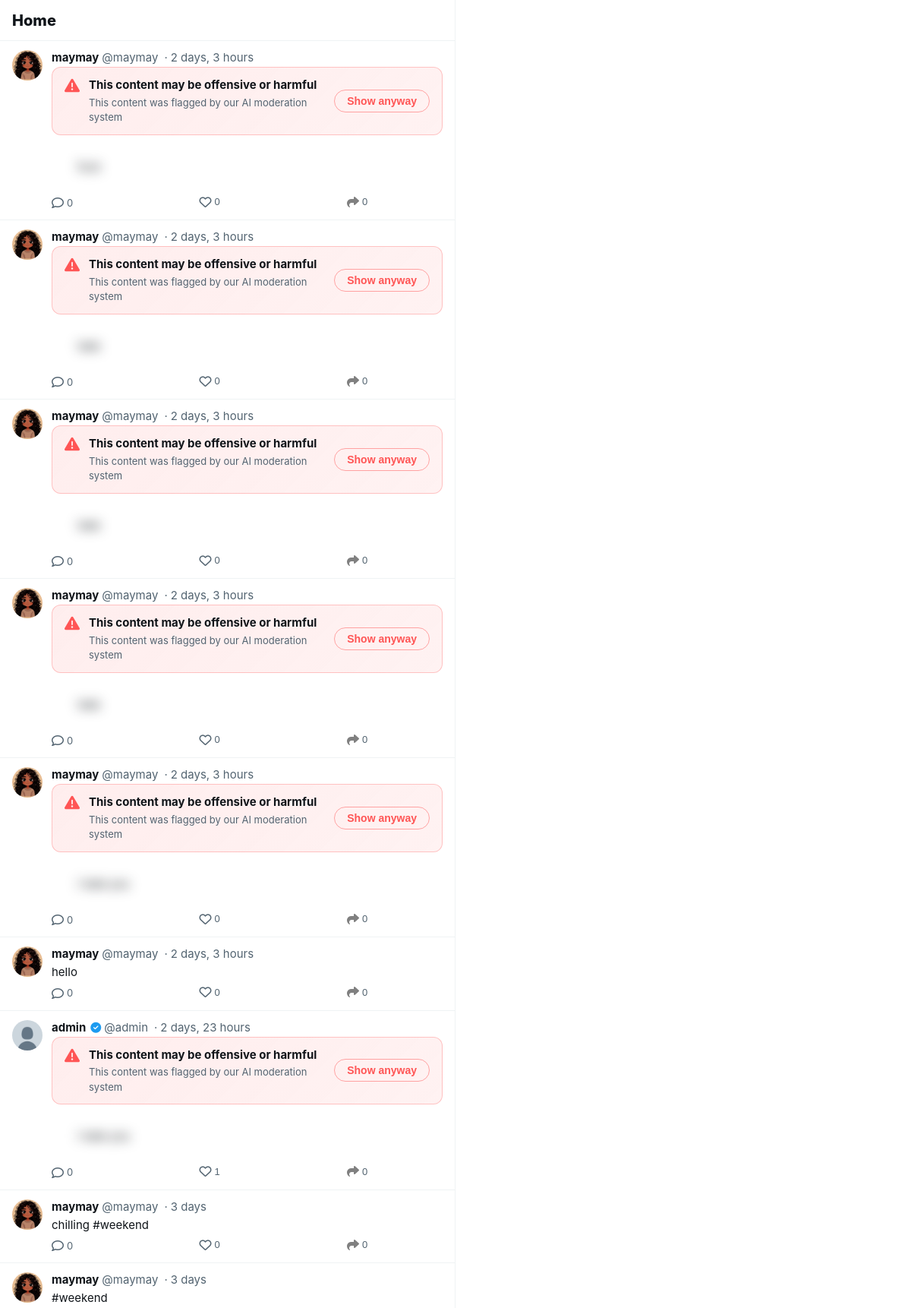
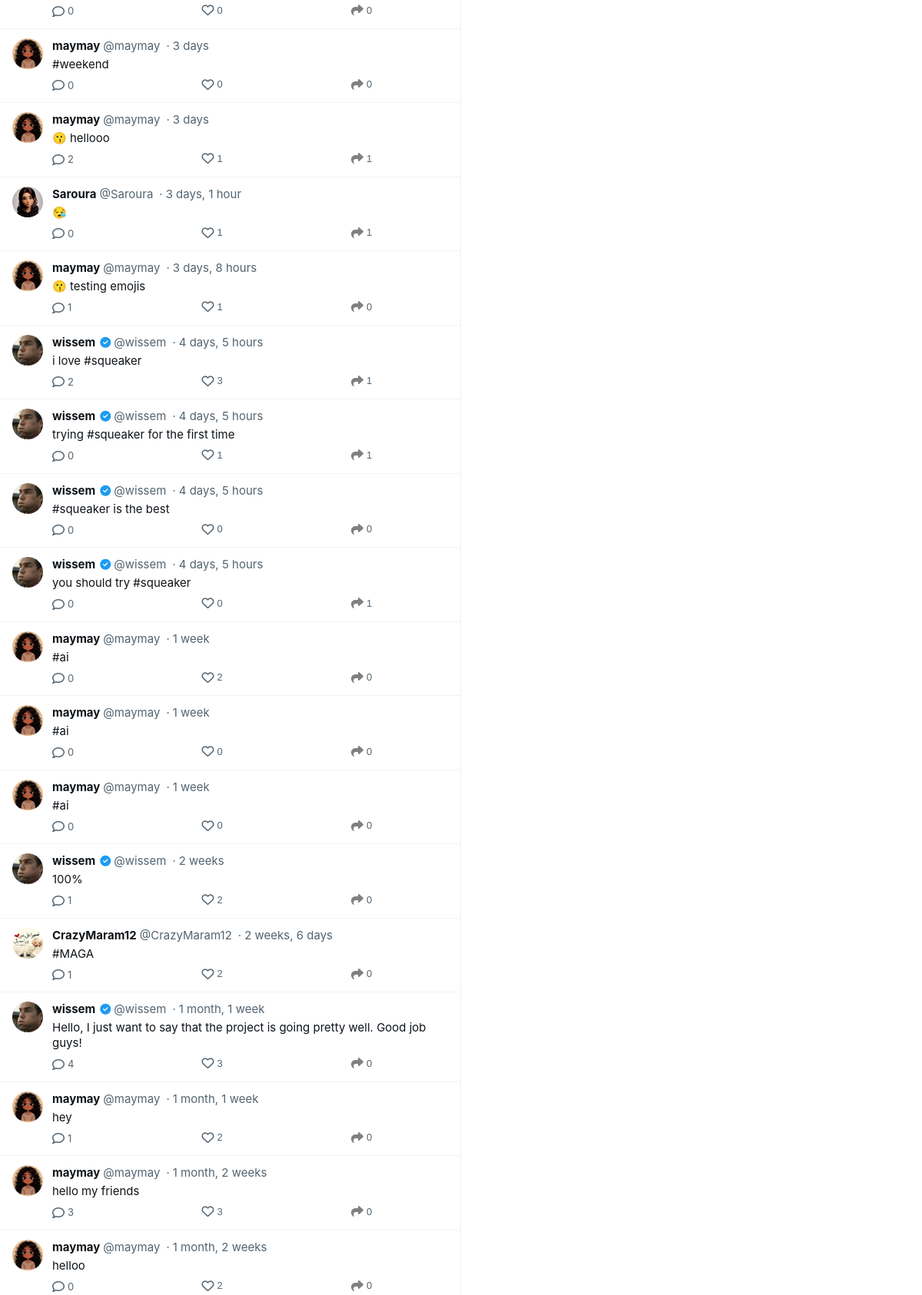
/home/ (upper part), run on the app's committed database (2 pictures, top to bottom).
### musker/models.py (models this page shows, shortened)
class Meep(models.Model):
    user = models.ForeignKey(User, related_name="meeps", on_delete=models.CASCADE)
    body = models.CharField(max_length=200)
    image = models.ImageField(upload_to='meep_images/', null=True, blank=True)  # ← THIS LINE MUST BE HERE
    created_at = models.DateTimeField(auto_now_add=True)
    likes = models.ManyToManyField(User, related_name="meep_like", blank=True)
    hashtags = models.ManyToManyField('Hashtag', related_name="meeps", blank=True)
    is_toxic = models.BooleanField(default=False)
    is_borderline = models.BooleanField(default=False)
    toxicity_score = models.FloatField(default=0.0)
    toxicity_label = models.CharField(max_length=20, default='safe')
    def number_of_likes(self):
        return self.likes.count()
    def should_blur(self):
        return self.is_toxic or self.is_borderline
    def get_warning_message(self):
        if self.is_toxic:
            return "This content may be offensive or harmful"
        elif self.is_borderline:
            return "This content may be sensitive"
        return None
    class Meta:
        ordering = ['-created_at']

class Profile(models.Model):
    user = models.OneToOneField(User, on_delete=models.CASCADE)
    follows = models.ManyToManyField("self", related_name="followed_by", symmetrical=False, blank=True)
    profile_image = models.ImageField(upload_to='profile_images/', blank=True, null=True)
    cover_image = models.ImageField(upload_to='cover_images/', blank=True, null=True)
    bio = models.TextField(max_length=200, blank=True)
    location = models.CharField(max_length=100, blank=True)
    website = models.URLField(blank=True)
    date_modified = models.DateTimeField(auto_now=True)
    date_created = models.DateTimeField(auto_now_add=True, null=True, blank=True)

### musker/views.py (the view, shortened to what this page needs)
# urls.py: path('home/', views.home, name='home'),
def home(request):
    meeps = Meep.objects.all().order_by("-created_at")
    return render(request, 'home.html', {"meeps": meeps})

### musker/context_processors.py (called while the page is built)
def get_trending_topics(days=1, limit=5, min_meeps=3):
    cache_key = f'trending_topics_{days}_{limit}_{min_meeps}'
    cached = cache.get(cache_key)
    if cached:
        return cached
    time_threshold = timezone.now() - timedelta(days=days)
    trending = Hashtag.objects.filter(
        meephashtag__meep__created_at__gte=time_threshold
    ).annotate(
        meep_count=Count('meephashtag')
    ).filter(
        meep_count__gte=min_meeps
    ).order_by('-meep_count')[:limit]
    cache.set(cache_key, trending, 300)
    return trending

def sidebar_context(request):
    context = {
        'trending_topics': get_trending_topics(days=1, limit=5, min_meeps=3),
    }
    if request.user.is_authenticated:
        context['suggested_profiles'] = get_suggested_profiles(request.user, limit=3)
    return context

### musker/templates/home.html (shortened to what this page needs)
{% load static %}
<!DOCTYPE html>
<html lang="en">
<head>
    <link rel="stylesheet" href="https://cdnjs.cloudflare.com/ajax/libs/font-awesome/6.4.0/css/all.min.css">
    <link rel="stylesheet" href="{% static 'assets/css/profile.css' %}">
    <link rel="stylesheet" href="{% static 'assets/css/share-menu.css' %}">
    <link rel="stylesheet" href="{% static 'assets/css/compact-posts.css' %}">
</head>
<body>
<div class="main-container">
    <div class="main-content">
        <div class="content-header">
            <div class="header-content">
                <div class="header-title">
                    <div class="header-name">Home</div>
                </div>
            </div>
        </div>
        {% if meeps %}
            {% for meep in meeps %}
            <div class="post-card">
                <div class="post-header">
                    <a href="{% url 'profile' meep.user.pk %}">
                        {% if meep.user.profile.profile_image %}
                            <img src="{{ meep.user.profile.profile_image.url }}" class="post-avatar">
                        {% else %}
                            <img src="https://abs.twimg.com/sticky/default_profile_images/default_profile_400x400.png"
                                 class="post-avatar">
                        {% endif %}
                    </a>
                    <div class="post-content">
                        <div class="post-user-info">
                            <a href="{% url 'profile' meep.user.pk %}" class="post-username">
                                {{ meep.user.username }}
                            </a>
                            {% if meep.user.is_staff %}
                                <i class="fas fa-check-circle"
                                   style="color:var(--primary-color); font-size:14px;"></i>
                            {% endif %}
                            <span class="post-handle">@{{ meep.user.username }}</span>
                            <span class="post-date">{{ meep.created_at|timesince }}</span>
                        </div>
{% if meep.should_blur %}
<div id="toxic-{{ meep.id }}">
    <div class="toxicity-warning" id="warning-{{ meep.id }}">
        <div class="warning-content">
            <i class="fas fa-exclamation-triangle"></i>
            <div>
                <div class="warning-title">{{ meep.get_warning_message }}</div>
                <div class="warning-subtitle">
                    {% if meep.is_toxic %}
                        This content was flagged by our AI moderation system
                    {% else %}
                        Some people may find this content sensitive
                    {% endif %}
                </div>
            </div>
        </div>
        <button class="show-content-btn" onclick="showToxicContent('{{ meep.id }}')">
            Show anyway
        </button>
    </div>
    <div class="post-body blurred-content" id="content-{{ meep.id }}">
        {{ meep.body }}
    </div>
</div>
{% else %}
<div class="post-body">{{ meep.body }}</div>
{% endif %}
                        <div class="post-actions">
                            <a href="{% url 'meep_show' pk=meep.id %}" class="action-button">
                                <i class="far fa-comment"></i>
                                <span>{{ meep.comments.count }}</span>
                            </a>
                            {% if user in meep.likes.all %}
                                <form method="post" action="{% url 'meep_like' meep.id %}">
                                    {% csrf_token %}
                                    <button type="submit" class="action-button like liked">
                                        <i class="fas fa-heart"></i>
                                        <span>{{ meep.number_of_likes }}</span>
                                    </button>
                                </form>
                            {% else %}
                                <form method="post" action="{% url 'meep_like' meep.id %}">
                                    <button type="submit" class="action-button like">
                                        <i class="far fa-heart"></i>
                                        <span>{{ meep.number_of_likes }}</span>
                                    </button>
                                </form>
                            {% endif %}
                            {% if user in meep.shares.all %}
                                <form method="post" action="{% url 'meep_share' meep.id %}" style="display: inline;">
                                    {% csrf_token %}
                                    <button type="submit" class="action-button like shared">
                                        <i class="fas fa-share" style="color: var(--primary-color);"></i>
                                        <span>{{ meep.shares.count }}</span>
                                    </button>
                                </form>
                            {% else %}
                                <form method="post" action="{% url 'meep_share' meep.id %}" style="display: inline;">
                                    <button type="submit" class="action-button">
                                        <i class="fa-solid fa-share" style="color:gray"></i>
                                        <span>{{ meep.shares.count }}</span>
                                    </button>
                                </form>
                            {% endif %}
                        </div>
                    </div>
                </div>
            </div>
            {% endfor %}
        {% else %}
            <div class="empty-state">
                <i class="far fa-comment"></i>
                <h3>No posts yet</h3>
                <p>When people post, they'll appear here.</p>
            </div>
        {% endif %}
    </div>
</div>
</body>
</html>

### musker/static/assets/css/profile.css (style rules this page uses)
* { margin: 0; padding: 0; box-sizing: border-box; }
:root { --primary-color: #1d9bf0; --primary-hover: #1a8cd8; --bg-primary: #ffffff; --bg-secondary: #f7f9f9; --text-primary: #0f1419; --text-secondary: #536471; --border-color: #eff3f4; --hover-bg: #f7f9f9; --danger: #f4212e; --success: #00ba7c; }
html { background-color: var(--bg-primary); }
body { font-family: -apple-system, BlinkMacSystemFont, "Segoe UI", Roboto, Helvetica, Arial, sans-serif; background: var(--bg-primary); color: var(--text-primary); line-height: 1.5; margin: 0; padding: 0; overflow-x: hidden; }
a { color: var(--primary-color); text-decoration: none; }
.main-container { display: flex; max-width: 1280px; margin: 0 auto; min-height: 100vh; background-color: var(--bg-primary); }
.main-content { flex: 1; max-width: 600px; border-right: 1px solid var(--border-color); min-height: 100vh; background-color: var(--bg-primary); }
.content-header { position: sticky; top: 0; background-color: rgba(255, 255, 255, 0.85); backdrop-filter: blur(12px); border-bottom: 1px solid var(--border-color); z-index: 10; }
.header-content { display: flex; align-items: center; padding: 0 16px; min-height: 53px; }
.header-title { flex: 1; }
.header-name { font-size: 20px; font-weight: 800; line-height: 24px; color: var(--text-primary); }
.post-card { border-bottom: 1px solid var(--border-color); padding: 12px 16px; transition: all 0.2s ease; cursor: pointer; }
.post-header { display: flex; gap: 12px; }
.post-avatar { width: 40px; height: 40px; border-radius: 50%; flex-shrink: 0; object-fit: cover; }
.post-content { flex: 1; min-width: 0; }
.post-user-info { display: flex; align-items: center; gap: 6px; margin-bottom: 4px; flex-wrap: wrap; }
.post-username { font-weight: 700; font-size: 15px; color: var(--text-primary); line-height: 20px; }
.post-handle { color: var(--text-secondary); font-size: 15px; line-height: 20px; font-weight: 400; }
.post-date { color: var(--text-secondary); font-size: 15px; line-height: 20px; font-weight: 400; }
.post-date::before { content: '·'; margin: 0 4px; }
.post-body { font-size: 15px; line-height: 20px; margin-top: 4px; margin-bottom: 12px; white-space: pre-wrap; word-wrap: break-word; color: var(--text-primary); }
.post-actions { display: flex; justify-content: space-between; max-width: 425px; margin-top: 12px; }
.action-button { display: flex; align-items: center; gap: 6px; background: transparent; border: none; color: var(--text-secondary); font-size: 13px; cursor: pointer; padding: 8px; transition: all 0.2s ease; border-radius: 50%; }
.action-button i { font-size: 18px; transition: all 0.2s ease; }
.action-button span { color: var(--text-secondary); min-width: 20px; text-align: left; }

### musker/static/assets/css/compact-posts.css (style rules this page uses)
.post-card { padding: 12px 16px; border-bottom: 1px solid #eff3f4; transition: background-color 0.2s; }
.post-header { display: flex; gap: 12px; }
.post-avatar { width: 40px; height: 40px; border-radius: 50%; object-fit: cover; flex-shrink: 0; }
.post-content { flex: 1; min-width: 0; }
.post-user-info { display: flex; align-items: center; gap: 4px; margin-bottom: 2px; flex-wrap: wrap; }
.post-username { font-weight: 700; font-size: 15px; color: #0f1419; text-decoration: none; }
.post-handle { font-size: 15px; color: #536471; }
.post-date { font-size: 15px; color: #536471; }
.post-date::before { content: "·"; margin: 0 4px; }
.post-body { font-size: 15px; line-height: 20px; color: #0f1419; margin-bottom: 8px; word-wrap: break-word; }
.post-actions { display: flex; justify-content: space-between; max-width: 425px; margin-top: 8px; }
.action-button { display: flex; align-items: center; gap: 4px; background: none; border: none; color: #536471; cursor: pointer; padding: 0; font-size: 13px; transition: color 0.2s; text-decoration: none; }
.action-button i { font-size: 16px; }
.action-button span { font-size: 13px; min-width: 16px; }
.post-user-info .fa-check-circle { color: #1d9bf0; font-size: 16px; margin-left: 2px; }

### data on the page
Meep: user.profile.profile_image (picture), user.username "maymay", created_at "2 days, 3 hours", get_warning_message "This content may be offensive or harmful", shows "This content was flagged by our AI moderation system", body "fuck", comments.count "0", number_of_likes "0", shares.count "0"
Meep: user.profile.profile_image (picture), user.username "maymay", created_at "2 days, 3 hours", get_warning_message "This content may be offensive or harmful", shows "This content was flagged by our AI moderation system", body "hate", comments.count "0", number_of_likes "0", shares.count "0"
Meep: user.profile.profile_image (picture), user.username "maymay", created_at "2 days, 3 hours", get_warning_message "This content may be offensive or harmful", shows "This content was flagged by our AI moderation system", body "hate", comments.count "0", number_of_likes "0", shares.count "0"
Meep: user.profile.profile_image (picture), user.username "maymay", created_at "2 days, 3 hours", get_warning_message "This content may be offensive or harmful", shows "This content was flagged by our AI moderation system", body "hate", comments.count "0", number_of_likes "0", shares.count "0"
Meep: user.profile.profile_image (picture), user.username "maymay", created_at "2 days, 3 hours", get_warning_message "This content may be offensive or harmful", shows "This content was flagged by our AI moderation system", body "i hate you", comments.count "0", number_of_likes "0", shares.count "0"
Meep: user.profile.profile_image (picture), user.username "maymay", created_at "2 days, 3 hours", body "hello", comments.count "0", number_of_likes "0", shares.count "0"
Meep: user.profile.profile_image (placeholder picture), user.username "admin", created_at "2 days, 23 hours", get_warning_message "This content may be offensive or harmful", shows "This content was flagged by our AI moderation system", body "I hate you", comments.count "0", number_of_likes "1", shares.count "0"
Meep: user.profile.profile_image (picture), user.username "maymay", created_at "3 days", body "chilling #weekend", comments.count "0", number_of_likes "0", shares.count "0"
Meep: user.profile.profile_image (picture), user.username "maymay", created_at "3 days", body "#weekend", comments.count "0", number_of_likes "0", shares.count "0"
Meep: user.profile.profile_image (picture), user.username "maymay", created_at "3 days", body "#weekend", comments.count "0", number_of_likes "0", shares.count "0"
Meep: user.profile.profile_image (picture), user.username "maymay", created_at "3 days", body "😗 hellooo", comments.count "2", number_of_likes "1", shares.count "1"
Meep: user.profile.profile_image (picture), user.username "Saroura", created_at "3 days, 1 hour", body "😪", comments.count "0", number_of_likes "1", shares.count "1"
Meep: user.profile.profile_image (picture), user.username "maymay", created_at "3 days, 8 hours", body "😗 testing emojis", comments.count "1", number_of_likes "1", shares.count "0"
Meep: user.profile.profile_image (picture), user.username "wissem", created_at "4 days, 5 hours", body "i love #squeaker", comments.count "2", number_of_likes "3", shares.count "1"
Meep: user.profile.profile_image (picture), user.username "wissem", created_at "4 days, 5 hours", body "trying #squeaker for the first time", comments.count "0", number_of_likes "1", shares.count "1"
Meep: user.profile.profile_image (picture), user.username "wissem", created_at "4 days, 5 hours", body "#squeaker is the best", comments.count "0", number_of_likes "0", shares.count "0"
Meep: user.profile.profile_image (picture), user.username "wissem", created_at "4 days, 5 hours", body "you should try #squeaker", comments.count "0", number_of_likes "0", shares.count "1"
Meep: user.profile.profile_image (picture), user.username "maymay", created_at "1 week", body "#ai", comments.count "0", number_of_likes "2", shares.count "0"
Meep: user.profile.profile_image (picture), user.username "maymay", created_at "1 week", body "#ai", comments.count "0", number_of_likes "0", shares.count "0"
Meep: user.profile.profile_image (picture), user.username "maymay", created_at "1 week", body "#ai", comments.count "0", number_of_likes "0", shares.count "0"
Meep: user.profile.profile_image (picture), user.username "wissem", created_at "2 weeks", body "100%", comments.count "1", number_of_likes "2", shares.count "0"
Meep: user.profile.profile_image (picture), user.username "CrazyMaram12", created_at "2 weeks, 6 days", body "#MAGA", comments.count "1", number_of_likes "2", shares.count "0"
Meep: user.profile.profile_image (picture), user.username "wissem", created_at "1 month, 1 week", body "Hello, I just want to say that the project is going pretty well. Good job guys!", comments.count "4", number_of_likes "3", shares.count "0"
Meep: user.profile.profile_image (picture), user.username "maymay", created_at "1 month, 1 week", body "hey", comments.count "1", number_of_likes "2", shares.count "0"
Meep: user.profile.profile_image (picture), user.username "maymay", created_at "1 month, 2 weeks", body "hello my friends", comments.count "3", number_of_likes "3", shares.count "0"
Meep: user.profile.profile_image (picture), user.username "maymay", created_at "1 month, 2 weeks", body "helloo", comments.count "0", number_of_likes "2", shares.count "0"
